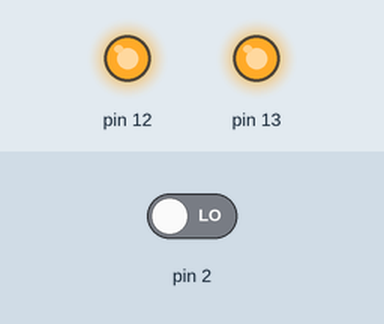
Recording of a sketch running on a simulated Arduino Uno, built with avr-gcc and run on an emulated ATmega328P. Shown: output pins drawn as LEDs (lit = HIGH). Dashed ring = blinking. Inputs (shaded band) come from the test bench; at power-on: pin 2 LOW.

Above: at 2.8 s.
2.9 s: pin 2 driven HIGH
At 3.3 s:
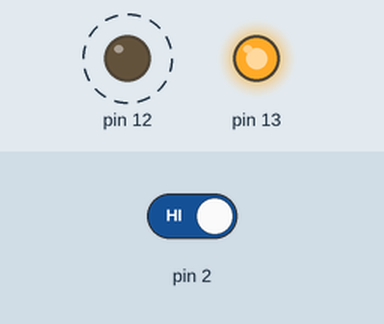
At 4.8 s:
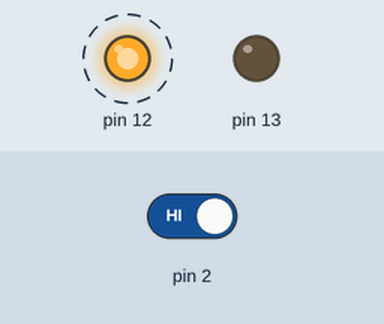
7.0 s: pin 2 driven LOW
At 7.5 s:
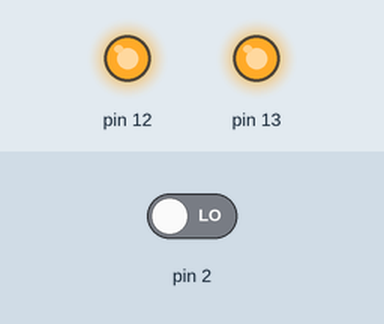
Timing chart, 0 to 10.0 s (numbered marks = the images above; inputs shaded):
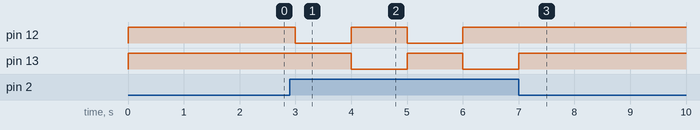

Measured:
- after the input at 2.9 s, pin 12: alternates HIGH for 1.0 s and LOW for 1.0 s, starting after 0.10 s; pin 13: HIGH → LOW after 1.1 s, → HIGH 1.0 s later, → LOW 1.0 s later
- after the input at 7.0 s, pin 12: stops changing and stays HIGH; pin 13: goes on until 7.0 s, then stays HIGH

The sketch:

Osilador_de_bot_o.ino
```cpp
int valor = 0;


void setup()
{
  pinMode(13, OUTPUT);
  pinMode(2, INPUT);
  pinMode(12, OUTPUT);
}

void loop()
{
  valor = digitalRead(2);
  if(valor == 1)

  {
  digitalWrite(13, HIGH);
  digitalWrite(12, LOW);
  delay(1000);
  digitalWrite(13, LOW);
  digitalWrite(12, HIGH);
  delay(1000);
}
  else
{
 digitalWrite(13, HIGH);
 digitalWrite(12, HIGH);

    delay(1000);
 }
}
```
